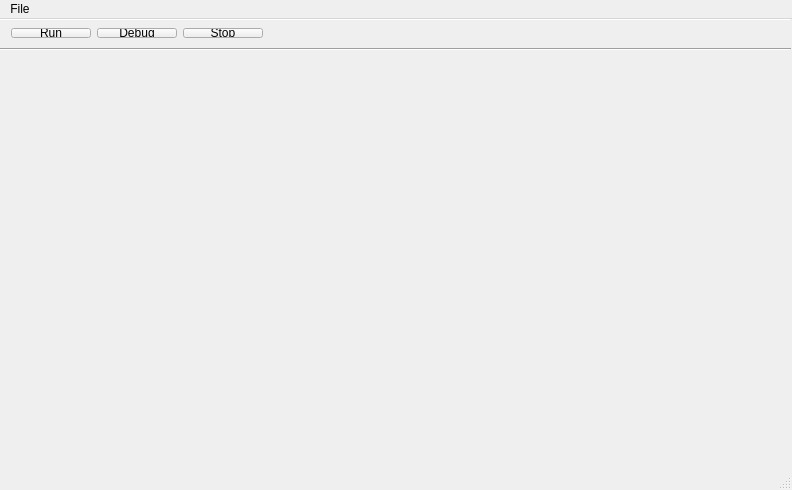
<?xml version="1.0" encoding="UTF-8"?>
<ui version="4.0">
 <class>MainWindow</class>
 <widget class="QMainWindow" name="MainWindow">
  <property name="enabled">
   <bool>true</bool>
  </property>
  <property name="geometry">
   <rect>
    <x>0</x>
    <y>0</y>
    <width>792</width>
    <height>490</height>
   </rect>
  </property>
  <property name="windowTitle">
   <string>MainWindow</string>
  </property>
  <property name="animated">
   <bool>true</bool>
  </property>
  <widget class="QWidget" name="centralWidget">
   <widget class="QWidget" name="horizontalLayoutWidget">
    <property name="geometry">
     <rect>
      <x>0</x>
      <y>-2</y>
      <width>791</width>
      <height>32</height>
     </rect>
    </property>
    <layout class="QHBoxLayout" name="horizontalLayout_4">
     <item>
      <widget class="QPushButton" name="pushButton">
       <property name="text">
        <string>Run</string>
       </property>
      </widget>
     </item>
     <item>
      <widget class="QPushButton" name="pushButton_2">
       <property name="text">
        <string>Debug</string>
       </property>
      </widget>
     </item>
     <item>
      <widget class="QPushButton" name="pushButton_3">
       <property name="text">
        <string>Stop</string>
       </property>
      </widget>
     </item>
     <item>
      <spacer name="horizontalSpacer">
       <property name="orientation">
        <enum>Qt::Horizontal</enum>
       </property>
       <property name="sizeHint" stdset="0">
        <size>
         <width>40</width>
         <height>20</height>
        </size>
       </property>
      </spacer>
     </item>
    </layout>
   </widget>
   <widget class="Line" name="line">
    <property name="geometry">
     <rect>
      <x>0</x>
      <y>20</y>
      <width>791</width>
      <height>20</height>
     </rect>
    </property>
    <property name="sizePolicy">
     <sizepolicy hsizetype="Maximum" vsizetype="Fixed">
      <horstretch>0</horstretch>
      <verstretch>0</verstretch>
     </sizepolicy>
    </property>
    <property name="orientation">
     <enum>Qt::Horizontal</enum>
    </property>
   </widget>
   <widget class="Line" name="line_2">
    <property name="geometry">
     <rect>
      <x>0</x>
      <y>-10</y>
      <width>791</width>
      <height>20</height>
     </rect>
    </property>
    <property name="sizePolicy">
     <sizepolicy hsizetype="Maximum" vsizetype="Fixed">
      <horstretch>0</horstretch>
      <verstretch>0</verstretch>
     </sizepolicy>
    </property>
    <property name="orientation">
     <enum>Qt::Horizontal</enum>
    </property>
   </widget>
   <widget class="QWidget" name="horizontalLayoutWidget_2">
    <property name="geometry">
     <rect>
      <x>0</x>
      <y>30</y>
      <width>791</width>
      <height>80</height>
     </rect>
    </property>
    <layout class="QHBoxLayout" name="horizontalLayout_6">
     <item>
      <spacer name="horizontalSpacer_2">
       <property name="orientation">
        <enum>Qt::Horizontal</enum>
       </property>
       <property name="sizeHint" stdset="0">
        <size>
         <width>40</width>
         <height>20</height>
        </size>
       </property>
      </spacer>
     </item>
    </layout>
   </widget>
  </widget>
  <widget class="QMenuBar" name="menuBar">
   <property name="geometry">
    <rect>
     <x>0</x>
     <y>0</y>
     <width>792</width>
     <height>22</height>
    </rect>
   </property>
   <widget class="QMenu" name="menuFile">
    <property name="title">
     <string>File</string>
    </property>
    <addaction name="actionNew_Scheme"/>
    <addaction name="actionLoad_Scheme"/>
    <addaction name="actionSave_Scheme"/>
   </widget>
   <addaction name="menuFile"/>
  </widget>
  <widget class="QStatusBar" name="statusBar"/>
  <action name="actionNew_Scheme">
   <property name="text">
    <string>New Scheme...</string>
   </property>
  </action>
  <action name="actionLoad_Scheme">
   <property name="text">
    <string>Load Scheme...</string>
   </property>
  </action>
  <action name="actionSave_Scheme">
   <property name="text">
    <string>Save Scheme...</string>
   </property>
  </action>
 </widget>
 <layoutdefault spacing="6" margin="11"/>
 <resources/>
 <connections/>
</ui>
